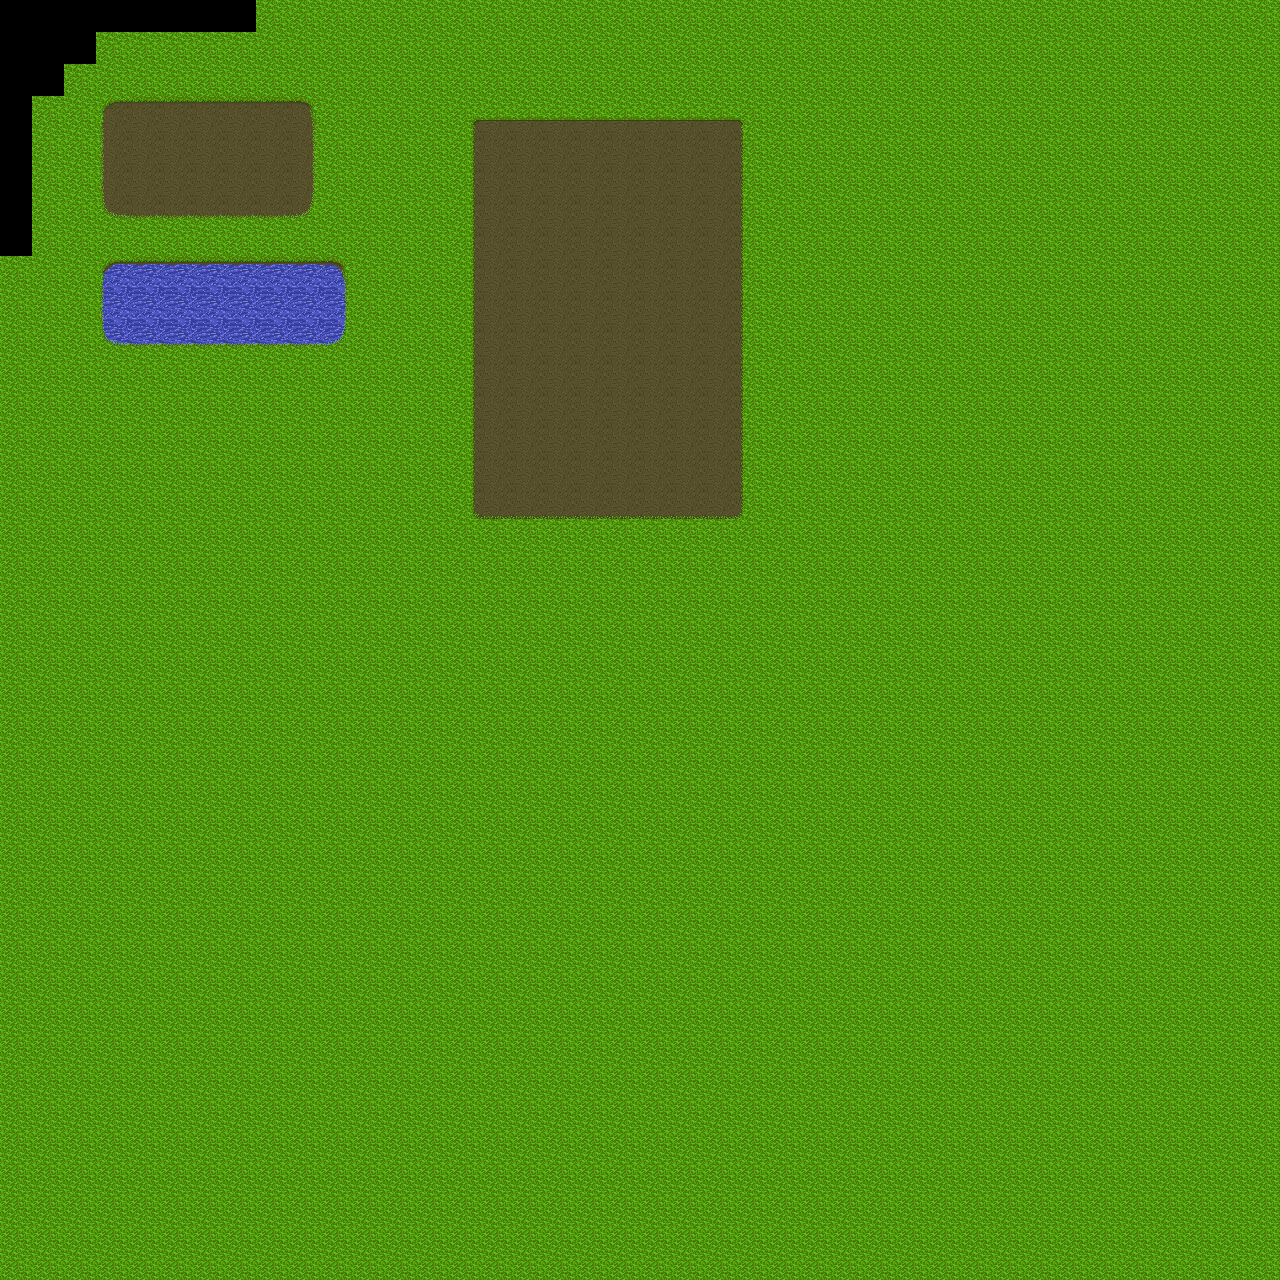

Tiled map render using the project's own tile images. Description and the whole map definition, tile-layer contents included, below:
An orthogonal 40x40 tile map with 32x32 px tiles, 1 tile layer (Tile Layer 1).

<map version="1.2" tiledversion="1.2.1" orientation="orthogonal" renderorder="right-down" width="40" height="40" tilewidth="32" tileheight="32" infinite="0" nextlayerid="2" nextobjectid="1">
 <tileset firstgid="1" source="tileset.tsx" />
 <layer id="1" name="Tile Layer 1" width="40" height="40">
  <data encoding="csv">
0,0,0,0,0,0,0,0,1,1,1,1,1,1,1,1,1,1,1,1,1,1,1,1,1,1,1,1,1,1,1,1,1,1,1,1,1,1,1,1,
0,0,0,1,1,1,1,1,1,1,1,1,1,1,1,1,1,1,1,1,1,1,1,1,1,1,1,1,1,1,1,1,1,1,1,1,1,1,1,1,
0,0,1,1,1,1,1,1,1,1,1,1,1,1,1,1,1,1,1,1,1,1,1,1,1,1,1,1,1,1,1,1,1,1,1,1,1,1,1,1,
0,1,1,10,11,11,11,11,11,12,1,1,1,1,67,68,68,68,68,68,68,68,68,69,1,1,1,1,1,1,1,1,1,1,1,1,1,1,1,1,
0,1,1,19,20,20,20,20,20,21,1,1,1,1,76,77,4,77,77,77,77,77,77,78,1,1,1,1,1,1,1,1,1,1,1,1,1,1,1,1,
0,1,1,19,20,20,20,20,20,21,1,1,1,1,76,77,4,4,4,4,77,77,77,78,1,1,1,1,1,1,1,1,1,1,1,1,1,1,1,1,
0,1,1,28,29,29,29,29,29,30,1,1,1,1,76,77,77,4,4,4,4,77,77,78,1,1,1,1,1,1,1,1,1,1,1,1,1,1,1,1,
0,1,1,1,1,1,1,1,1,1,1,1,1,1,76,4,77,4,4,4,4,4,77,78,1,1,1,1,1,1,1,1,1,1,1,1,1,1,1,1,
1,1,1,37,38,38,38,38,38,38,39,1,1,1,76,4,77,4,4,4,4,4,77,78,1,1,1,1,1,1,1,1,1,1,1,1,1,1,1,1,
1,1,1,46,47,47,47,47,47,47,48,1,1,1,76,4,77,4,4,4,4,4,77,78,1,1,1,1,1,1,1,1,1,1,1,1,1,1,1,1,
1,1,1,55,56,56,56,56,56,56,57,1,1,1,76,77,77,4,4,4,4,4,77,78,1,1,1,1,1,1,1,1,1,1,1,1,1,1,1,1,
1,1,1,1,1,1,1,1,1,1,1,1,1,1,76,77,4,4,4,4,4,4,77,78,1,1,1,1,1,1,1,1,1,1,1,1,1,1,1,1,
1,1,1,1,1,1,1,1,1,1,1,1,1,1,76,77,4,4,4,4,4,77,77,78,1,1,1,1,1,1,1,1,1,1,1,1,1,1,1,1,
1,1,1,1,1,1,1,1,1,1,1,1,1,1,76,77,4,4,4,4,4,77,77,78,1,1,1,1,1,1,1,1,1,1,1,1,1,1,1,1,
1,1,1,1,1,1,1,1,1,1,1,1,1,1,76,77,4,4,4,4,4,4,77,78,1,1,1,1,1,1,1,1,1,1,1,1,1,1,1,1,
1,1,1,1,1,1,1,1,1,1,1,1,1,1,76,77,77,4,4,77,4,4,77,78,1,1,1,1,1,1,1,1,1,1,1,1,1,1,1,1,
1,1,1,1,1,1,1,1,1,1,1,1,1,1,85,86,86,86,86,86,86,86,86,87,1,1,1,1,1,1,1,1,1,1,1,1,1,1,1,1,
1,1,1,1,1,1,1,1,1,1,1,1,1,1,1,1,1,1,1,1,1,1,1,1,1,1,1,1,1,1,1,1,1,1,1,1,1,1,1,1,
1,1,1,1,1,1,1,1,1,1,1,1,1,1,1,1,1,1,1,1,1,1,1,1,1,1,1,1,1,1,1,1,1,1,1,1,1,1,1,1,
1,1,1,1,1,1,1,1,1,1,1,1,1,1,1,1,1,1,1,1,1,1,1,1,1,1,1,1,1,1,1,1,1,1,1,1,1,1,1,1,
1,1,1,1,1,1,1,1,1,1,1,1,1,1,1,1,1,1,1,1,1,1,1,1,1,1,1,1,1,1,1,1,1,1,1,1,1,1,1,1,
1,1,1,1,1,1,1,1,1,1,1,1,1,1,1,1,1,1,1,1,1,1,1,1,1,1,1,1,1,1,1,1,1,1,1,1,1,1,1,1,
1,1,1,1,1,1,1,1,1,1,1,1,1,1,1,1,1,1,1,1,1,1,1,1,1,1,1,1,1,1,1,1,1,1,1,1,1,1,1,1,
1,1,1,1,1,1,1,1,1,1,1,1,1,1,1,1,1,1,1,1,1,1,1,1,1,1,1,1,1,1,1,1,1,1,1,1,1,1,1,1,
1,1,1,1,1,1,1,1,1,1,1,1,1,1,1,1,1,1,1,1,1,1,1,1,1,1,1,1,1,1,1,1,1,1,1,1,1,1,1,1,
1,1,1,1,1,1,1,1,1,1,1,1,1,1,1,1,1,1,1,1,1,1,1,1,1,1,1,1,1,1,1,1,1,1,1,1,1,1,1,1,
1,1,1,1,1,1,1,1,1,1,1,1,1,1,1,1,1,1,1,1,1,1,1,1,1,1,1,1,1,1,1,1,1,1,1,1,1,1,1,1,
1,1,1,1,1,1,1,1,1,1,1,1,1,1,1,1,1,1,1,1,1,1,1,1,1,1,1,1,1,1,1,1,1,1,1,1,1,1,1,1,
1,1,1,1,1,1,1,1,1,1,1,1,1,1,1,1,1,1,1,1,1,1,1,1,1,1,1,1,1,1,1,1,1,1,1,1,1,1,1,1,
1,1,1,1,1,1,1,1,1,1,1,1,1,1,1,1,1,1,1,1,1,1,1,1,1,1,1,1,1,1,1,1,1,1,1,1,1,1,1,1,
1,1,1,1,1,1,1,1,1,1,1,1,1,1,1,1,1,1,1,1,1,1,1,1,1,1,1,1,1,1,1,1,1,1,1,1,1,1,1,1,
1,1,1,1,1,1,1,1,1,1,1,1,1,1,1,1,1,1,1,1,1,1,1,1,1,1,1,1,1,1,1,1,1,1,1,1,1,1,1,1,
1,1,1,1,1,1,1,1,1,1,1,1,1,1,1,1,1,1,1,1,1,1,1,1,1,1,1,1,1,1,1,1,1,1,1,1,1,1,1,1,
1,1,1,1,1,1,1,1,1,1,1,1,1,1,1,1,1,1,1,1,1,1,1,1,1,1,1,1,1,1,1,1,1,1,1,1,1,1,1,1,
1,1,1,1,1,1,1,1,1,1,1,1,1,1,1,1,1,1,1,1,1,1,1,1,1,1,1,1,1,1,1,1,1,1,1,1,1,1,1,1,
1,1,1,1,1,1,1,1,1,1,1,1,1,1,1,1,1,1,1,1,1,1,1,1,1,1,1,1,1,1,1,1,1,1,1,1,1,1,1,1,
1,1,1,1,1,1,1,1,1,1,1,1,1,1,1,1,1,1,1,1,1,1,1,1,1,1,1,1,1,1,1,1,1,1,1,1,1,1,1,1,
1,1,1,1,1,1,1,1,1,1,1,1,1,1,1,1,1,1,1,1,1,1,1,1,1,1,1,1,1,1,1,1,1,1,1,1,1,1,1,1,
1,1,1,1,1,1,1,1,1,1,1,1,1,1,1,1,1,1,1,1,1,1,1,1,1,1,1,1,1,1,1,1,1,1,1,1,1,1,1,1,
1,1,1,1,1,1,1,1,1,1,1,1,1,1,1,1,1,1,1,1,1,1,1,1,1,1,1,1,1,1,1,1,1,1,1,1,1,1,1,1
</data>
 </layer>
</map>
